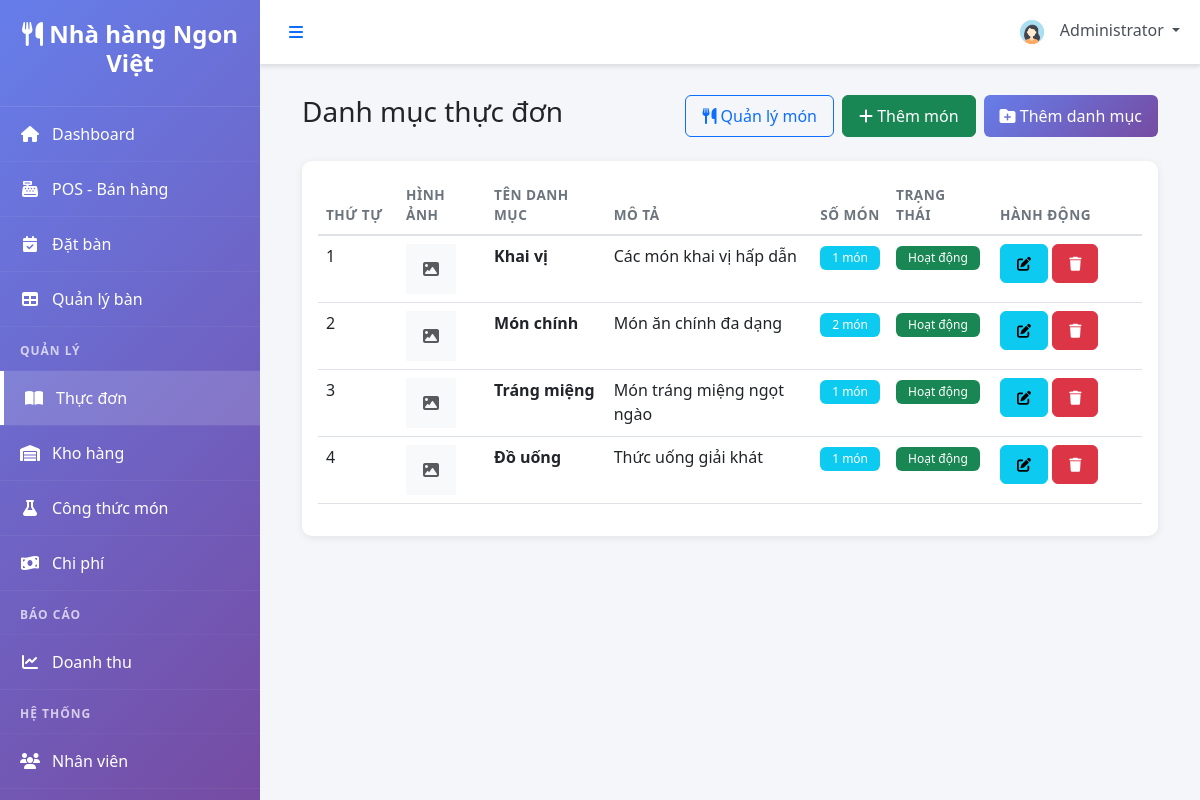
The page /modules/menu/categories.php (signed in) on the database its author committed.
### tables this page shows
CREATE TABLE `users` (
  `user_id` INT UNSIGNED NOT NULL AUTO_INCREMENT,
  `full_name` VARCHAR(120) NOT NULL,
  `email` VARCHAR(150) NOT NULL,
  `password_hash` VARCHAR(255) NOT NULL,
  `user_role` ENUM('admin','manager','waiter','chef','cashier','staff') NOT NULL DEFAULT 'staff',
  `phone` VARCHAR(30) DEFAULT NULL,
  `avatar` VARCHAR(255) DEFAULT NULL,
  `status` ENUM('active','inactive') NOT NULL DEFAULT 'active',
  `created_at` TIMESTAMP NOT NULL DEFAULT CURRENT_TIMESTAMP,
  `updated_at` TIMESTAMP NOT NULL DEFAULT CURRENT_TIMESTAMP ON UPDATE CURRENT_TIMESTAMP,
  PRIMARY KEY (`user_id`),
  UNIQUE KEY `uq_email` (`email`),
  KEY `idx_user_role_status` (`user_role`, `status`)
);

CREATE TABLE `categories` (
  `category_id` INT UNSIGNED NOT NULL AUTO_INCREMENT,
  `category_name` VARCHAR(120) NOT NULL,
  `description` TEXT DEFAULT NULL,
  `display_order` INT NOT NULL DEFAULT 0,
  `image` VARCHAR(255) DEFAULT NULL,
  `is_active` TINYINT(1) NOT NULL DEFAULT 1,
  `created_at` TIMESTAMP NOT NULL DEFAULT CURRENT_TIMESTAMP,
  `updated_at` TIMESTAMP NOT NULL DEFAULT CURRENT_TIMESTAMP ON UPDATE CURRENT_TIMESTAMP,
  PRIMARY KEY (`category_id`),
  UNIQUE KEY `uq_category_name` (`category_name`),
  KEY `idx_category_order` (`display_order`)
);

### includes/functions.php (called while the page is built, shortened)
<?php
function isLoggedIn() {
    return isset($_SESSION['user_id']) && ! empty($_SESSION['user_id']);
}
function getCurrentUser($db) {
    $query = "SELECT * FROM users WHERE user_id = :user_id";
    $stmt = $db->prepare($query);
    $stmt->bindParam(':user_id', $_SESSION['user_id']);
    $stmt->execute();
    return $stmt->fetch(PDO:: FETCH_ASSOC);
}
?>

### modules/menu/categories.php (the view, shortened to what this page needs)
<?php
include '../../includes/header.php';
$query = "SELECT c.*, COUNT(mi.item_id) as item_count
          FROM categories c
          LEFT JOIN menu_items mi ON c.category_id = mi.category_id
          GROUP BY c.category_id
          ORDER BY c.display_order";
$categories = $db->query($query)->fetchAll(PDO::FETCH_ASSOC);
?>
<div class="container-fluid">
    <div class="d-flex justify-content-between align-items-center mb-4">
        <h1 class="h3">Danh mục thực đơn</h1>
        <div class="d-flex gap-2">
            <button class="btn btn-outline-primary" onclick="window.location.href='items.php'"><i class="fas fa-utensils"></i> Quản lý món</button>
            <button class="btn btn-success" onclick="window.location.href='add_item.php'"><i class="fas fa-plus"></i> Thêm món</button>
            <button class="btn btn-primary" data-bs-toggle="modal" data-bs-target="#addCategoryModal">
                <i class="fas fa-folder-plus"></i> Thêm danh mục
            </button>
        </div>
    </div>
    <div class="card">
        <div class="card-body">
            <div class="table-responsive">
                <table class="table table-hover">
                    <thead>
                        <tr>
                            <th width="80">Thứ tự</th>
                            <th>Hình ảnh</th>
                            <th>Tên danh mục</th>
                            <th>Mô tả</th>
                            <th>Số món</th>
                            <th>Trạng thái</th>
                            <th width="150">Hành động</th>
                        </tr>
                    </thead>
                    <tbody>
                        <?php foreach ($categories as $cat): ?>
                        <tr>
                            <td><?php echo $cat['display_order']; ?></td>
                            <td>
                                <?php if ($cat['image']): ?>
                                    <img src="<?php echo SITE_URL . '/uploads/categories/' . $cat['image']; ?>"
                                         alt="" class="img-thumbnail" style="width: 50px; height: 50px; object-fit: cover;">
                                <?php else: ?>
                                    <div class="bg-light d-flex align-items-center justify-content-center"
                                         style="width:  50px; height: 50px;">
                                        <i class="fas fa-image text-muted"></i>
                                    </div>
                                <?php endif; ?>
                            </td>
                            <td><strong><?php echo htmlspecialchars($cat['category_name']); ?></strong></td>
                            <td><?php echo htmlspecialchars(substr($cat['description'] ?? '', 0, 50)); ?></td>
                            <td><span class="badge bg-info"><?php echo $cat['item_count']; ?> món</span></td>
                            <td>
                                <?php
                                $cat_status = $cat['status'] ?? 'active';
                                ?>
                                <?php if ($cat_status === 'active'): ?>
                                    <span class="badge bg-success">Hoạt động</span>
                                <?php else: ?>
                                    <span class="badge bg-secondary">Tạm ẩn</span>
                                <?php endif; ?>
                            </td>
                            <td>
                                <button class="btn btn-sm btn-info" onclick="editCategory(<?php echo $cat['category_id']; ?>)">
                                    <i class="fas fa-edit"></i>
                                </button>
                                <a href="?delete=<?php echo $cat['category_id']; ?>"
                                   class="btn btn-sm btn-danger"
                                   onclick="return confirm('Xóa danh mục này? ')">
                                    <i class="fas fa-trash"></i>
                                </a>
                            </td>
                        </tr>
                        <?php endforeach; ?>
                    </tbody>
                </table>
            </div>
        </div>
    </div>
</div>
<?php include '../../includes/footer.php'; ?>

### includes/header.php (shortened to what this page needs)
<?php
$database = new Database();
$db = $database->getConnection();
$current_user = getCurrentUser($db);
?>
<!DOCTYPE html>
<html lang="vi">
<head>
    <link href="https://cdn.jsdelivr.net/npm/bootstrap@5.3.0/dist/css/bootstrap.min.css" rel="stylesheet">
    <link rel="stylesheet" href="https://cdnjs.cloudflare.com/ajax/libs/font-awesome/6.4.0/css/all.min.css">
    <link rel="stylesheet" href="<?php echo SITE_URL; ?>/assets/css/style.css">
    <link rel="stylesheet" href="<?php echo SITE_URL; ?>/assets/css/dashboard.css">
</head>
<body>
    <div class="wrapper">
        <?php include 'sidebar.php'; ?>
        <div class="main-content">
            <nav class="navbar navbar-expand-lg navbar-light bg-white border-bottom">
                <div class="container-fluid">
                    <button class="btn btn-link" id="sidebarToggle">
                        <i class="fas fa-bars"></i>
                    </button>
                    <div class="navbar-nav ms-auto">
                        <div class="nav-item dropdown">
                            <a class="nav-link dropdown-toggle" href="#" id="userDropdown" role="button" data-bs-toggle="dropdown">
                                <img src="<?php echo SITE_URL; ?>/assets/images/default-avatar.png" alt="Avatar" class="rounded-circle" width="32" height="32">
                                <span class="ms-2"><?php echo htmlspecialchars($current_user['full_name']); ?></span>
                            </a>
                        </div>
                    </div>
                </div>
            </nav>
            <div class="content-wrapper">

### assets/css/style.css (style rules this page uses)
:root { --primary-color: #667eea; --secondary-color: #764ba2; --success-color: #28a745; --danger-color: #dc3545; --warning-color: #ffc107; --info-color: #17a2b8; --dark-color: #343a40; --light-color: #f8f9fa; --sidebar-width: 260px; }
* { margin: 0; padding: 0; box-sizing: border-box; }
body { font-family: 'Segoe UI', Tahoma, Geneva, Verdana, sans-serif; background-color: #f5f6fa; }
.wrapper { display: flex; min-height: 100vh; }
.main-content { flex: 1; margin-left: var(--sidebar-width); transition: margin-left 0.3s ease-in-out; min-height: 100vh; }
.content-wrapper { padding: 30px; }
.navbar { box-shadow: 0 2px 4px rgba(0,0,0,0.1); }
.navbar .nav-link { color: #495057; position: relative; }
.card { border: none; box-shadow: 0 2px 8px rgba(0,0,0,0.08); margin-bottom: 20px; border-radius: 10px; transition: all 0.3s; }
.btn { border-radius: 6px; padding: 8px 16px; font-weight: 500; transition: all 0.3s; }
.btn-primary { background: linear-gradient(135deg, var(--primary-color) 0%, var(--secondary-color) 100%); border: none; }
.table { background: white; }
.table thead th { border-bottom: 2px solid #dee2e6; text-transform: uppercase; font-size: 0.85rem; letter-spacing: 0.5px; color: #6c757d; font-weight: 600; }
.table tbody tr { transition: all 0.2s; }
.badge { padding: 6px 12px; font-weight: 500; border-radius: 6px; }

### rows shown on the page
users: full_name "Administrator"
categories: display_order "1", category_name "Khai vị", description "Các món khai vị hấp dẫn", item_count "1"
categories: display_order "2", category_name "Món chính", description "Món ăn chính đa dạng", item_count "2"
categories: display_order "3", category_name "Tráng miệng", description "Món tráng miệng ngọt ngào", item_count "1"
categories: display_order "4", category_name "Đồ uống", description "Thức uống giải khát", item_count "1"

### other values the page prints
SITE_TITLE "Nhà hàng Ngon Việt"
